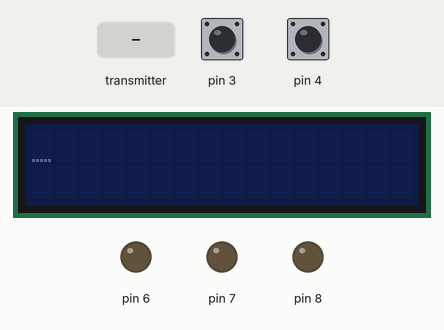
A sketch run on a simulated Arduino Uno, built with avr-gcc and run on an emulated ATmega328P. On the bench: 16×2 character LCD, output pins drawn as LEDs (lit = HIGH). The inputs (shaded band) are chosen by the test bench; at power-on: pin 4 HIGH, pin 3 HIGH. No radio packets arrive unless stated; what the sketch prints to the serial monitor is not drawn.

Above: at 3.2 s.
3.3 s: pin 4 pulled LOW for 1 s
At 5.4 s:
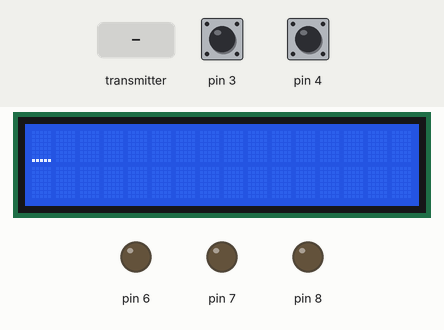
5.8 s: the transmitter starts sending command = 0
At 6.55 s:
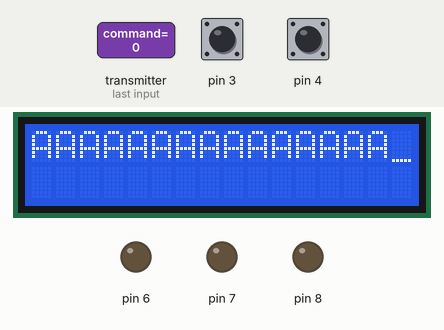
7.4 s: pin 4 pulled LOW for 0.15 s
At 8.6 s:
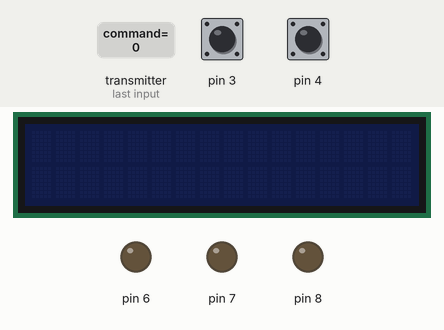
9.0 s: pin 4 pulled LOW for 3.2 s
At 9.15 s:
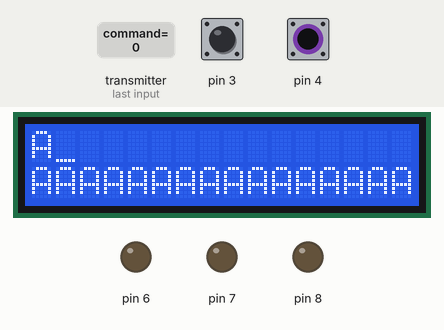
13.7 s: pin 4 pulled LOW for 0.15 s
At 13.86 s:
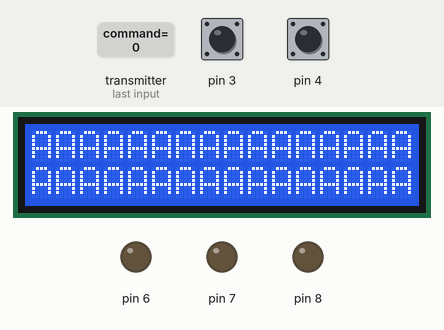

Measured:
- after the input at 3.3 s, the display: changes after 0.10 s (image 1)
- after the input at 5.8 s, the display: first changes at once (image 2 shows a later state)
- after the input at 7.4 s, the display: changes after 0.10 s (image 3)
- after the input at 9.0 s, the display: changes after 0.11 s (image 4)
- after the input at 13.7 s, the display: changes after 0.11 s (image 5)

The sketch:

arduino221_Morse_decoder.ino
```cpp
String morse_codes[] = {".-",    "-...",  "-.-.",  "-..",   ".",     "..-.",   "--.",    "....",   "..",    ".---",
                        "-.-",   ".-..",  "--",    "-.",    "---",   ".--.",   ".-.",    "...",    "-",     "..-",
                        "...-",  ".--",   "-..-",  "-.--",  "--..",  ".----",  "..---",  "...--",  "....-", ".....",
                        "-....", "--...", "---..", "----.", "-----", "......", ".-.-.-", "--..--", "..--.."};
char* symbols[] = {     "A",     "B",     "C",     "D",     "E",     "F",      "G",      "H",      "I",     "J",
                        "K",     "L",     "M",     "N",     "O",     "P",      "R",      "S",      "T",     "U",
                        "V",     "W",     "X",     "Y",     "Z",     "1",      "2",      "3",      "4",     "5",
                        "6",     "7",     "8",     "9",     "0",     ".",      ",",      "!",      "?",     " "};
byte i = 0;
byte j = 0;
unsigned long timer_backlight = 0;
unsigned long timer1_backlight = 0;
unsigned long timer = 0;
unsigned long cycle_time = 0;
unsigned long timer1 = 0;
String symbol = "";
byte command = 0;
const uint64_t pipe = 0xE8E8F0F0E1LL;

boolean buttonWasUp = false;
boolean buttonIsUp = true;
boolean symbol_end = false;
boolean wrong_symbol = false;
boolean Button_switch = true;
boolean transmitter = true;
boolean screen = true;

#include <Wire.h>
#include <LiquidCrystal_I2C.h>
LiquidCrystal_I2C lcd(0x3F,16,2); //адрес другого дисплея 0x27. 16,2 - количество столбцов и строк
#include <SPI.h>
#include "nRF24L01.h"
#include "RF24.h"
#include "printf.h"

RF24 radio(9,10);

//функция включения дисплея
void turn_on() {
  lcd.display();
  lcd.backlight();
             }

//функция выключения дисплея
void turn_off() {
  lcd.noDisplay();
  lcd.noBacklight();
             }

//функция передатчика
void transmitter_() {
  buttonIsUp = digitalRead(3);
  if (!buttonIsUp){
    timer = millis();
    delay(20);
    buttonIsUp = digitalRead(3);
  }
    while (!buttonIsUp) {
      tone(2, 550);
      buttonIsUp = digitalRead(3);
      buttonWasUp = true;
    }
    if (buttonWasUp) {
      cycle_time = 0;
      symbol_end = false;
      timer1 = millis() - timer;
      if (timer1 >= 150) {
        symbol = symbol + "-";
      }
      if (timer1 < 150) {
        symbol = symbol + ".";
      }
      buttonWasUp = false;
    }
    if (!buttonWasUp) {
      cycle_time += 1;
      if(cycle_time == 30000 && !symbol_end){
      for (int p=0; p <= 40; p++){
        if (symbol == morse_codes[p]){
        Serial.println(symbol);
        byte command = p;
        radio.write( &command, sizeof(command) );
        symbol_end  = true;
        cycle_time = 0;
        wrong_symbol = false;
                                     }
        else{
          wrong_symbol = true;
        }
                                  }
      symbol = "";
                             }
       if(cycle_time == 60000 && wrong_symbol){
        byte command = 40;
        radio.write( &command, sizeof(command) );
                                                    }
                      }
    noTone(2);
}

//функция приёмника
void receiver_() {
   //перевод строки
  if (i > 15) {
    i = 0;
    j = j + 1;
    if (j > 1) {
    j = 0;
  }
    lcd.setCursor(i, j);
    lcd.print("                ");
  }
   //приём данных
  if ( radio.available() ){
    timer = millis();
    radio.read(&command,sizeof(command));
    Serial.println(command);
    turn_on();
    lcd.setCursor(i, j);
    lcd.print(symbols[command]);
    i++;
                          }
    timer1 = millis() - timer;

    //выключение подсветки
     if (timer1 > 60000 && screen){
      turn_off();
      screen = false;
    }

  }

void setup() {
  //инициализация пинов кнопок и динамика
  pinMode(2, OUTPUT);//выход для динамика
  pinMode(4, INPUT_PULLUP);//кнопка смены режима работы
  pinMode(3, INPUT_PULLUP);//кнопка набора символов
  pinMode(8, OUTPUT);//дополнительный GND пин
  digitalWrite(8, LOW);
  pinMode(7, OUTPUT);//дополнительный GND пин
  digitalWrite(7, LOW);
  pinMode(6, OUTPUT);//дополнительный GND пин
  digitalWrite(6, LOW);
  //инициализация радио
  radio.begin();
  radio.enableAckPayload();
  radio.openWritingPipe(pipe);
  radio.openReadingPipe(1,pipe);
  //инициализация последовательного порта
  Serial.begin(9600);
  //инициализация дисплея
  lcd.init();
  lcd.cursor();
  delay(2000);
}

void loop() {
  Button_switch = digitalRead(4);
  //Выбор режима работы
  if (!Button_switch){
    delay(100);
    Button_switch = digitalRead(4);
    if (!Button_switch){
      transmitter = !transmitter;
    if (transmitter) {
      if (!screen) {
        turn_on();
        screen = true;
        timer = millis();
        transmitter = !transmitter;
      }
      else{
        radio.stopListening();
        turn_off();
      }
                     }
    if (!transmitter) {
      radio.startListening();
      turn_on();
                     }
                       }
                     }

  //режим передатчика
  if (transmitter){
    transmitter_();
  }

  //режим приёмника
  if (!transmitter){
    receiver_();
  }
            }
```
